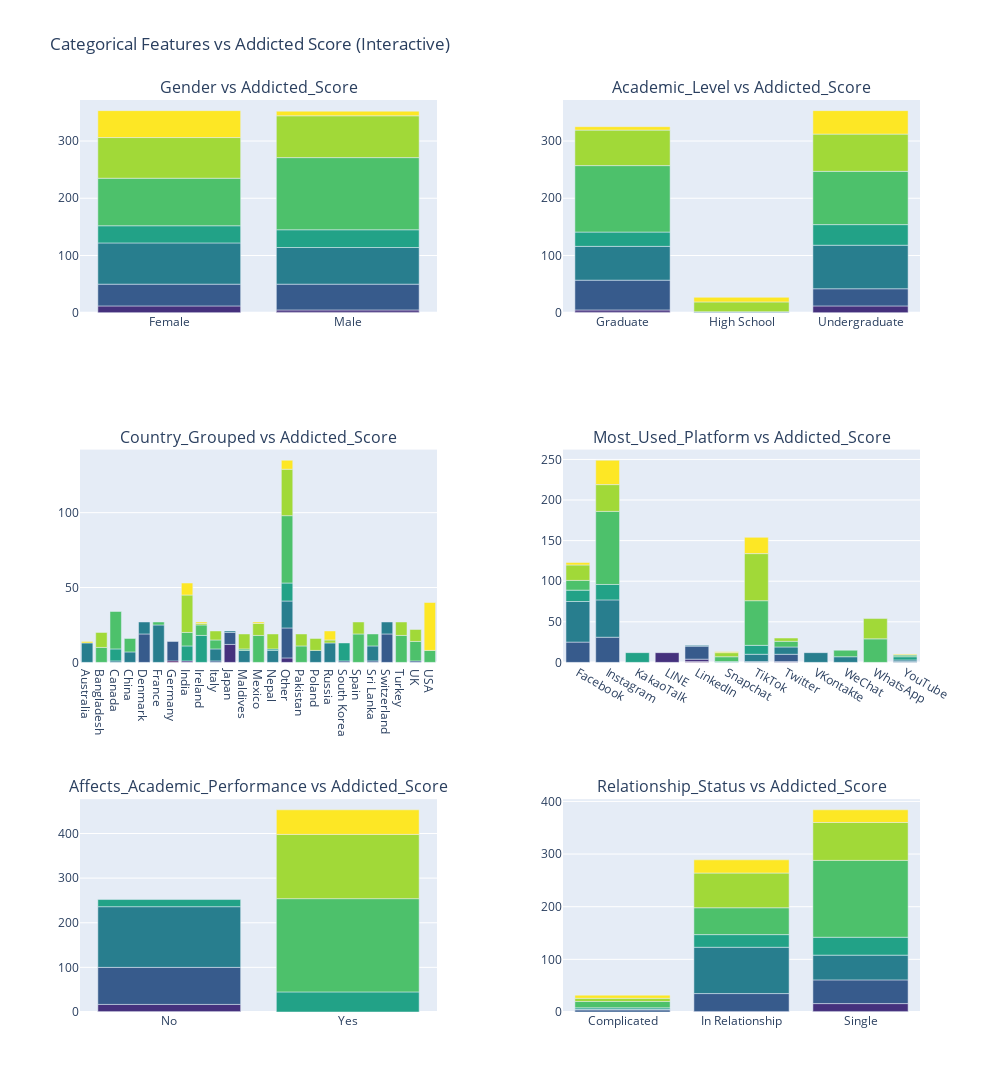

Source (notebook cell):
### Code cell
import plotly.express as px
from plotly.subplots import make_subplots
import plotly.graph_objects as go
import math

categorical_features = ['Gender', 'Academic_Level', 'Country_Grouped', 'Most_Used_Platform',
                        'Affects_Academic_Performance', 'Relationship_Status']
target = 'Addicted_Score'

num_plots = len(categorical_features)
cols = 2
rows = math.ceil(num_plots / cols)

# Create subplot grid
fig = make_subplots(
    rows=rows,
    cols=cols,
    subplot_titles=[f'{feature} vs {target}' for feature in categorical_features],
    horizontal_spacing=0.15,
    vertical_spacing=0.15
)

for idx, feature in enumerate(categorical_features):
    row = idx // cols + 1
    col = idx % cols + 1

    # Count plot equivalent using Plotly
    count_df = students.groupby([feature, target]).size().reset_index(name='Count')

    fig.add_trace(
        go.Bar(
            x=count_df[feature],
            y=count_df['Count'],
            name=feature,
            marker=dict(color=count_df[target], colorscale='Viridis'),
            customdata=count_df[[target]],
            hovertemplate=f"{feature}: %{{x}}<br>{target}: %{{customdata[0]}}<br>Count: %{{y}}<extra></extra>"
        ),
        row=row,
        col=col
    )

# Final layout settings
fig.update_layout(
    height=rows * 400,
    width=1000,
    title_text='Categorical Features vs Addicted Score (Interactive)',
    barmode='group',
    showlegend=False
)

fig.show()

### Figure 1 — Plotly figure (JSON) as saved in the notebook; plotly's stock layout.template omitted (floating-point values rounded to 4 significant figures)
{"data": [{"customdata": [[3], [4], [5], [6], [7], [8], [9], [2], [3], [4], [5], [6], [7], [8], [9]], "hovertemplate": "Gender: %{x}<br>Addicted_Score: %{customdata[0]}<br>Count: %{y}<extra></extra>", "marker": {"color": [3, 4, 5, 6, 7, 8, 9, 2, 3, 4, 5, 6, 7, 8, 9], "colorscale": [[0, "#440154"], [0.1111, "#482878"], [0.2222, "#3e4989"], [0.3333, "#31688e"], [0.4444, "#26828e"], [0.5556, "#1f9e89"], [0.6667, "#35b779"], [0.7778, "#6ece58"], [0.8889, "#b5de2b"], [1, "#fde725"]]}, "name": "Gender", "type": "bar", "x": ["Female", "Female", "Female", "Female", "Female", "Female", "Female", "Male", "Male", "Male", "Male", "Male", "Male", "Male", "Male"], "xaxis": "x", "y": [12, 38, 72, 30, 83, 71, 47, 1, 4, 45, 64, 31, 126, 73, 8], "yaxis": "y"}, {"customdata": [[2], [3], [4], [5], [6], [7], [8], [9], [4], [5], [8], [9], [3], [4], [5], [6], [7], [8], [9]], "hovertemplate": "Academic_Level: %{x}<br>Addicted_Score: %{customdata[0]}<br>Count: %{y}<extra></extra>", "marker": {"color": [2, 3, 4, 5, 6, 7, 8, 9, 4, 5, 8, 9, 3, 4, 5, 6, 7, 8, 9], "colorscale": [[0, "#440154"], [0.1111, "#482878"], [0.2222, "#3e4989"], [0.3333, "#31688e"], [0.4444, "#26828e"], [0.5556, "#1f9e89"], [0.6667, "#35b779"], [0.7778, "#6ece58"], [0.8889, "#b5de2b"], [1, "#fde725"]]}, "name": "Academic_Level", "type": "bar", "x": ["Graduate", "Graduate", "Graduate", "Graduate", "Graduate", "Graduate", "Graduate", "Graduate", "High School", "High School", "High School", "High School", "Undergraduate", "Undergraduate", "Undergraduate", "Undergraduate", "Undergraduate", "Undergraduate", "Undergraduate"], "xaxis": "x2", "y": [1, 4, 52, 59, 25, 116, 62, 6, 1, 1, 17, 8, 12, 30, 76, 36, 93, 65, 41], "yaxis": "y2"}, {"customdata": [[5], [9], [7], [8], [5], [6], [7], [5], [7], [4], [5], [5], [7], [2], [4], [3], [6], [7], [8], [9], [6], [7], [8], [9], [4], [5], [7], [8], [3], [4], [5], [5], [7], [8], [7], [8], [9], [5], [6], [8], [3], [4], [5], [6], [7], [8], [9], [7], [8], [5], [8], [5], [8], [9], [4], [6], [7], [8], [4], [5], [7], [4], [5], [7], [8], [4], [7], [8], [7], [9]], "hovertemplate": "Country_Grouped: %{x}<br>Addicted_Score: %{customdata[0]}<br>Count: %{y}<extra></extra>", "marker": {"color": [5, 9, 7, 8, 5, 6, 7, 5, 7, 4, 5, 5, 7, 2, 4, 3, 6, 7, 8, 9, 6, 7, 8, 9, 4, 5, 7, 8, 3, 4, 5, 5, 7, 8, 7, 8, 9, 5, 6, 8, 3, 4, 5, 6, 7, 8, 9, 7, 8, 5, 8, 5, 8, 9, 4, 6, 7, 8, 4, 5, 7, 4, 5, 7, 8, 4, 7, 8, 7, 9], "colorscale": [[0, "#440154"], [0.1111, "#482878"], [0.2222, "#3e4989"], [0.3333, "#31688e"], [0.4444, "#26828e"], [0.5556, "#1f9e89"], [0.6667, "#35b779"], [0.7778, "#6ece58"], [0.8889, "#b5de2b"], [1, "#fde725"]]}, "name": "Country_Grouped", "type": "bar", "x": ["Australia", "Australia", "Bangladesh", "Bangladesh", "Canada", "Canada", "Canada", "China", "China", "Denmark", "Denmark", "France", "France", "Germany", "Germany", "India", "India", "India", "India", "India", "Ireland", "Ireland", "Ireland", "Ireland", "Italy", "Italy", "Italy", "Italy", "Japan", "Japan", "Japan", "Maldives", "Maldives", "Maldives", "Mexico", "Mexico", "Mexico", "Nepal", "Nepal", "Nepal", "Other", "Other", "Other", "Other", "Other", "Other", "Other", "Pakistan", "Pakistan", "Poland", "Poland", "Russia", "Russia", "Russia", "South Korea", "South Korea", "Spain", "Spain", "Sri Lanka", "Sri Lanka", "Sri Lanka", "Switzerland", "Switzerland", "Turkey", "Turkey", "UK", "UK", "UK", "USA", "USA"], "xaxis": "x3", "y": [13, 1, 10, 10, 1, 8, 25, 7, 9, 19, 8, 25, 2, 1, 13, 1, 10, 9, 25, 8, 18, 7, 1, 1, 1, 8, 6, 6, 12, 8, 1, 8, 1, 10, 18, 8, 1, 8, 1, 10, 3, 20, 18, 12, 45, 31, 6, 11, 8, 8, 8, 13, 2, 6, 1, 12, 19, 8, 1, 10, 8, 19, 8, 18, 9, 1, 13, 8, 8, 32], "yaxis": "y3"}, {"customdata": [[4], [5], [6], [7], [8], [9], [4], [5], [6], [7], [8], [9], [6], [3], [2], [3], [4], [5], [6], [7], [8], [9], [4], [5], [6], [7], [8], [9], [3], [4], [5], [7], [8], [5], [5], [7], [7], [8], [4], [5], [6], [7], [9]], "hovertemplate": "Most_Used_Platform: %{x}<br>Addicted_Score: %{customdata[0]}<br>Count: %{y}<extra></extra>", "marker": {"color": [4, 5, 6, 7, 8, 9, 4, 5, 6, 7, 8, 9, 6, 3, 2, 3, 4, 5, 6, 7, 8, 9, 4, 5, 6, 7, 8, 9, 3, 4, 5, 7, 8, 5, 5, 7, 7, 8, 4, 5, 6, 7, 9], "colorscale": [[0, "#440154"], [0.1111, "#482878"], [0.2222, "#3e4989"], [0.3333, "#31688e"], [0.4444, "#26828e"], [0.5556, "#1f9e89"], [0.6667, "#35b779"], [0.7778, "#6ece58"], [0.8889, "#b5de2b"], [1, "#fde725"]]}, "name": "Most_Used_Platform", "type": "bar", "x": ["Facebook", "Facebook", "Facebook", "Facebook", "Facebook", "Facebook", "Instagram", "Instagram", "Instagram", "Instagram", "Instagram", "Instagram", "KakaoTalk", "LINE", "LinkedIn", "LinkedIn", "LinkedIn", "LinkedIn", "Snapchat", "Snapchat", "Snapchat", "Snapchat", "TikTok", "TikTok", "TikTok", "TikTok", "TikTok", "TikTok", "Twitter", "Twitter", "Twitter", "Twitter", "Twitter", "VKontakte", "WeChat", "WeChat", "WhatsApp", "WhatsApp", "YouTube", "YouTube", "YouTube", "YouTube", "YouTube"], "xaxis": "x4", "y": [25, 50, 14, 12, 19, 3, 31, 46, 19, 90, 33, 30, 12, 12, 1, 3, 16, 1, 1, 6, 5, 1, 1, 9, 11, 55, 58, 20, 1, 9, 9, 7, 4, 12, 7, 8, 29, 25, 1, 2, 4, 2, 1], "yaxis": "y4"}, {"customdata": [[2], [3], [4], [5], [6], [6], [7], [8], [9]], "hovertemplate": "Affects_Academic_Performance: %{x}<br>Addicted_Score: %{customdata[0]}<br>Count: %{y}<extra></extra>", "marker": {"color": [2, 3, 4, 5, 6, 6, 7, 8, 9], "colorscale": [[0, "#440154"], [0.1111, "#482878"], [0.2222, "#3e4989"], [0.3333, "#31688e"], [0.4444, "#26828e"], [0.5556, "#1f9e89"], [0.6667, "#35b779"], [0.7778, "#6ece58"], [0.8889, "#b5de2b"], [1, "#fde725"]]}, "name": "Affects_Academic_Performance", "type": "bar", "x": ["No", "No", "No", "No", "No", "Yes", "Yes", "Yes", "Yes"], "xaxis": "x5", "y": [1, 16, 83, 136, 16, 45, 209, 144, 55], "yaxis": "y5"}, {"customdata": [[4], [5], [6], [7], [8], [9], [3], [4], [5], [6], [7], [8], [9], [2], [3], [4], [5], [6], [7], [8], [9]], "hovertemplate": "Relationship_Status: %{x}<br>Addicted_Score: %{customdata[0]}<br>Count: %{y}<extra></extra>", "marker": {"color": [4, 5, 6, 7, 8, 9, 3, 4, 5, 6, 7, 8, 9, 2, 3, 4, 5, 6, 7, 8, 9], "colorscale": [[0, "#440154"], [0.1111, "#482878"], [0.2222, "#3e4989"], [0.3333, "#31688e"], [0.4444, "#26828e"], [0.5556, "#1f9e89"], [0.6667, "#35b779"], [0.7778, "#6ece58"], [0.8889, "#b5de2b"], [1, "#fde725"]]}, "name": "Relationship_Status", "type": "bar", "x": ["Complicated", "Complicated", "Complicated", "Complicated", "Complicated", "Complicated", "In Relationship", "In Relationship", "In Relationship", "In Relationship", "In Relationship", "In Relationship", "In Relationship", "Single", "Single", "Single", "Single", "Single", "Single", "Single", "Single"], "xaxis": "x6", "y": [4, 1, 3, 12, 6, 6, 1, 34, 88, 24, 51, 66, 25, 1, 15, 45, 47, 34, 146, 72, 24], "yaxis": "y6"}], "layout": {"annotations": [{"font": {"size": 16}, "showarrow": false, "text": "Gender vs Addicted_Score", "x": 0.2125, "xanchor": "center", "xref": "paper", "y": 1.0, "yanchor": "bottom", "yref": "paper"}, {"font": {"size": 16}, "showarrow": false, "text": "Academic_Level vs Addicted_Score", "x": 0.7875, "xanchor": "center", "xref": "paper", "y": 1.0, "yanchor": "bottom", "yref": "paper"}, {"font": {"size": 16}, "showarrow": false, "text": "Country_Grouped vs Addicted_Score", "x": 0.2125, "xanchor": "center", "xref": "paper", "y": 0.6167, "yanchor": "bottom", "yref": "paper"}, {"font": {"size": 16}, "showarrow": false, "text": "Most_Used_Platform vs Addicted_Score", "x": 0.7875, "xanchor": "center", "xref": "paper", "y": 0.6167, "yanchor": "bottom", "yref": "paper"}, {"font": {"size": 16}, "showarrow": false, "text": "Affects_Academic_Performance vs Addicted_Score", "x": 0.2125, "xanchor": "center", "xref": "paper", "y": 0.2333, "yanchor": "bottom", "yref": "paper"}, {"font": {"size": 16}, "showarrow": false, "text": "Relationship_Status vs Addicted_Score", "x": 0.7875, "xanchor": "center", "xref": "paper", "y": 0.2333, "yanchor": "bottom", "yref": "paper"}], "barmode": "group", "height": 1200, "showlegend": false, "title": {"text": "Categorical Features vs Addicted Score (Interactive)"}, "width": 1000, "xaxis": {"anchor": "y", "domain": [0, 0.425]}, "xaxis2": {"anchor": "y2", "domain": [0.575, 1]}, "xaxis3": {"anchor": "y3", "domain": [0, 0.425]}, "xaxis4": {"anchor": "y4", "domain": [0.575, 1]}, "xaxis5": {"anchor": "y5", "domain": [0, 0.425]}, "xaxis6": {"anchor": "y6", "domain": [0.575, 1]}, "yaxis": {"anchor": "x", "domain": [0.7667, 1.0]}, "yaxis2": {"anchor": "x2", "domain": [0.7667, 1.0]}, "yaxis3": {"anchor": "x3", "domain": [0.3833, 0.6167]}, "yaxis4": {"anchor": "x4", "domain": [0.3833, 0.6167]}, "yaxis5": {"anchor": "x5", "domain": [0, 0.2333]}, "yaxis6": {"anchor": "x6", "domain": [0, 0.2333]}}}
